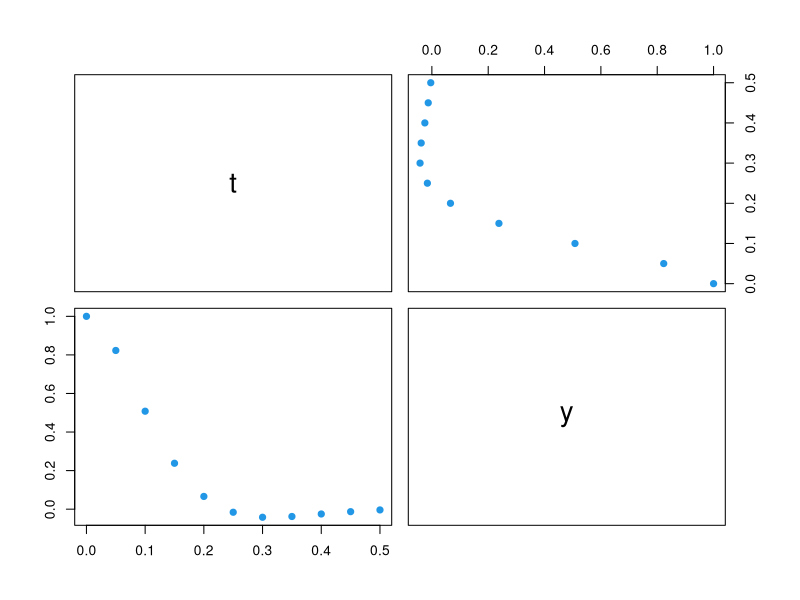
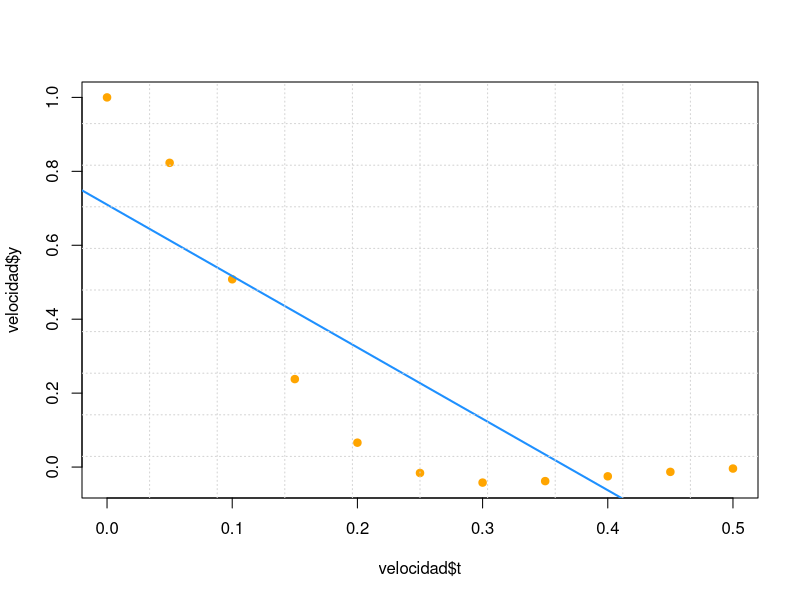

Here is the R script that generated these plots, in order: (Note: this script raises an error after producing the figures.)
library(ggplot2)

#x <- c(0, 0.05, 0.1, 0.15, 0.2, 0.25, 0.3, 0.35, 0.4, 0.45, 0.5)
#y <- c(1, 0.823, 0.508, 0.238, 0.066, -0.016, -0.042, -0.038, -0.025, -0.013, -0.004)
#velocidad <- data.frame(x, y)

velocidad <- read.table("examenU3.txt", header = TRUE)
names(velocidad)
pairs(velocidad, pch = 19, col = 4)



## LINEAL ##


regresion <- lm(velocidad$y ~ velocidad$t, data = velocidad)
regresion
summary(regresion)

plot(velocidad$t, velocidad$y, pch = 19, col = "orange", bg = "red")
abline(regresion, col = "dodgerblue", lwd = 2)
grid(10, 10, lwd = 1)



## LOGARÍTMICA ##


regresionL <- lm(velocidad$y ~ log(velocidad$t), data = velocidad)
summary(regresionL)

plot(velocidad$t, velocidad$y, pch = 19, col = "orange", main = "Diagrama de despersión t(segundos), y(metros)")
grid(10, 10, lwd = 1)

plot(log(velocidad$t), velocidad$y, pch = 19, col = "orange", bg = "red", main = "Diagrama log(t(segundos)), y(metros)")
abline(reg = regresionL, col = "dodgerblue", lwd = 2)
grid(10, 10, lwd = 1)

plot(velocidad$t, velocidad$y, pch = 19, col = "orange", bg = "turquoise", main = "Y = B1 + B2lnX")
lines(velocidad$t, regresionL$fitted.values, col = "firebrick", lwd = 2)
grid(10, 10, lwd = 1)

plot(predict(regresionL), residuals(regresionL), pch = 22, bg = "dodgerblue", main = "Gráfica de residuos")
grid(10, 10, lwd = 1)
lines(predict(regresionL), residuals(regresionL), type = "h", col ="orange", lwd = 1)
abline(h = 0, col = "firebrick", lty = 3, lwd = 2)




## EXPONENCIAL ##
regresionE <- lm(log(velocidad$y) ~ velocidad$t, data= velocidad)
summary(regresionE)

plot(velocidad$t, velocidad$y, pch = 19, col = "dodgerblue", bg = "red", main = "Diagrama t(segundos), y(mettros)")
grid(10, 10, lwd = 2)

plot(velocidad$t, log(velocidad$y), pch = 22, bg = "orange", main = "log(y(metros)), t(segundos)")
abline(reg = regresionE, col = "blue", lwd = 1)
grid(5, 5, lwd = 2)

plot(velocidad$t, velocidad$y, pch = 21, bg = "turquoise", main = "Aproximación exponencial")
lines(velocidad$t, log(regresionE$effects), col = "firebrick", lwd = 2)
grid(10, 10, lwd = 1)

plot(predict(regresionE), residuals(regresionE), pch = 22, bg = "dodgerblue", main = "Gráfica de residuos")
grid(10, 10, lwd = 1)
lines(predict(regresionE), residuals(regresionE), type = "h", col ="orange", lwd = 1)
abline(h = 0, col = "firebrick", lty = 3, lwd = 2)



## CUADRÁTICA ##

regresionC <- lm(velocidad$y ~ velocidad$t + I(velocidad$t^2), data = velocidad)
summary(regresionC)

plot(velocidad$y ~ velocidad$t + I(velocidad$t^2), pch = 22, bg = "orange", main = "Cuadrática")
abline(reg = regresionC, col = "blue", lwd = 1)
grid(5, 5, lwd = 2)

plot(velocidad$t, velocidad$y, pch = 21, bg = "turquoise", main = "Aproximación cuadrática")
lines(velocidad$t, regresionC$fitted.values, col = "firebrick", lwd = 2)
grid(10, 10, lwd = 1)

plot(predict(regresionC), residuals(regresionC), pch = 22, bg = "dodgerblue", main = "Gráfica de residuos")
grid(10, 10, lwd = 1)
lines(predict(regresionC), residuals(regresionC), type = "h", col ="orange", lwd = 1)
abline(h = 0, col = "firebrick", lty = 3, lwd = 2)




#### COMPARACIÓN ###


plot(velocidad$t, velocidad$y, pch = 19, col = "orange", bg = "turquoise") +
  title("COMPARACIÓN DE MODELOS")
lines(velocidad$t, regresion$fitted.values, col = "red", lwd = 2, lty =2)
lines(velocidad$t, regresionL$fitted.values, col = "dodgerblue", lwd = 2, lty = 2)
#lines(velocidad$t, col = "orange", lwd = 2, lty = 2)
lines(velocidad, col = "orange", lwd = 2, lty = 2)
lines(velocidad$t, regresionC$fitted.values, col = "green", lwd = 2, lty = 2)
grid(10, 10, lwd = 1)

